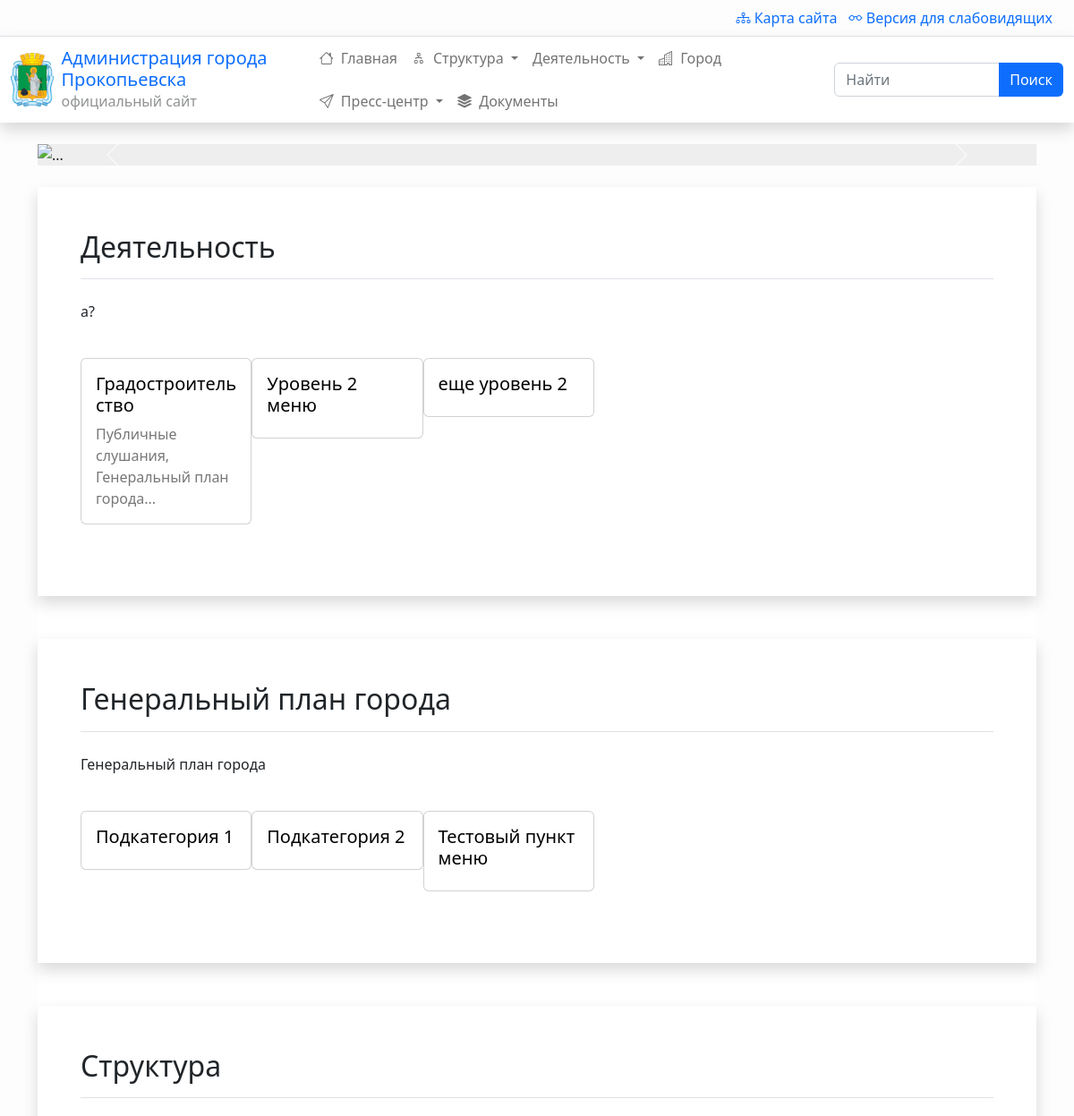
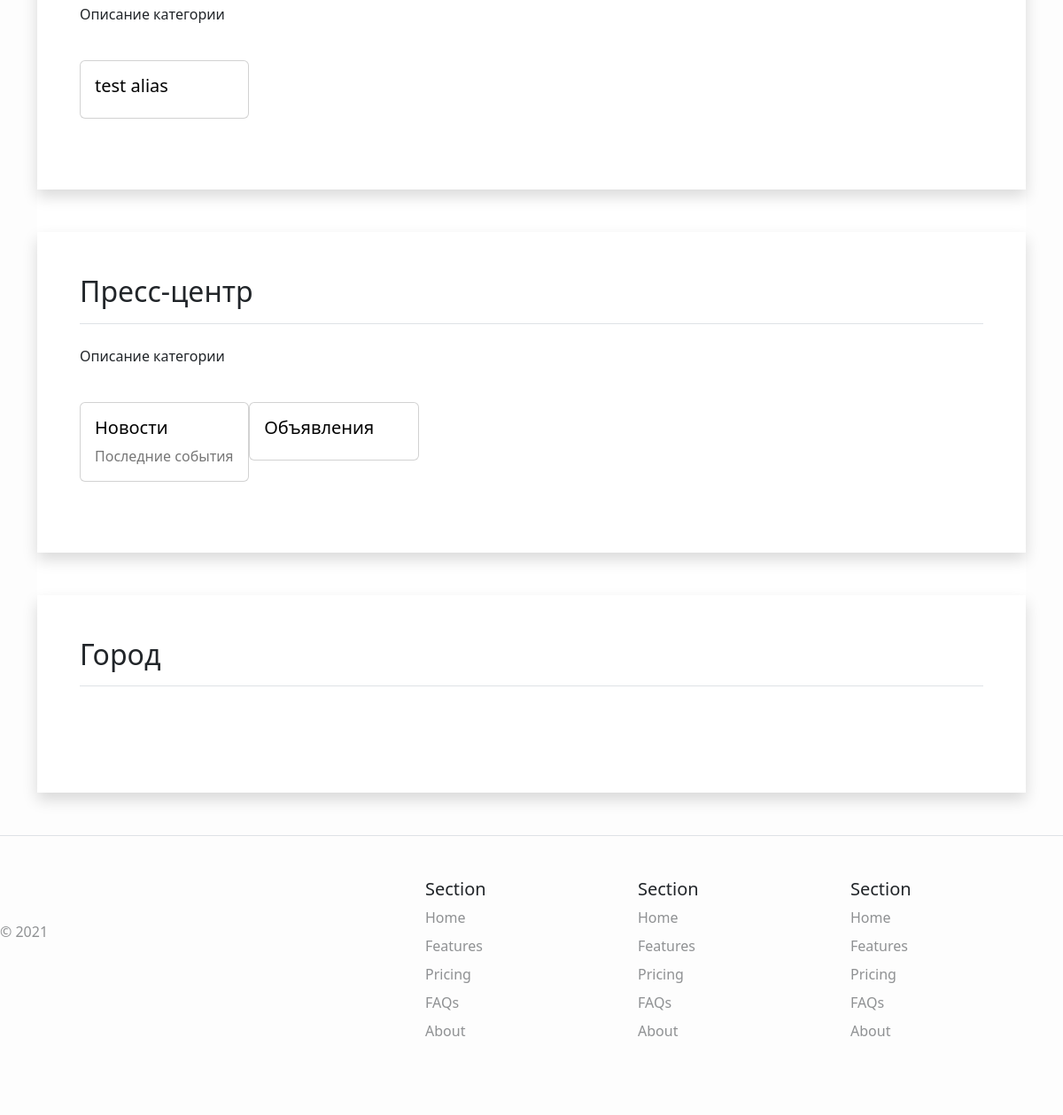
The page / on the database its author committed (2 pictures, top to bottom).
### menus/models.py (models this page shows, shortened)
class Menu(models.Model):
    title = models.CharField(max_length=100, verbose_name="Название")
    alias = models.SlugField(blank=True, unique=True,
                             max_length=100, help_text="Краткое название транслитом через тире (пример: 'kratkoe-nazvanie-translitom'). Чем короче тем лучше. Для автоматического заполнения - оставьте пустым.")
    parent = models.ForeignKey(
        'Menu', on_delete=models.CASCADE, blank=True, null=True, verbose_name="Родитель")
    order = models.PositiveSmallIntegerField(default=0, blank=True, null=True)
    list_order = models.PositiveSmallIntegerField(default=0, blank=True, null=True)
    level = models.PositiveSmallIntegerField(default=1, blank=True, null=True)
    url = models.CharField(max_length=1000, default='', blank=True, null=True)
    is_published = models.BooleanField(default=True, verbose_name="Опубликовано")
    is_fixed = models.BooleanField(default=False, verbose_name="Зафиксировать дочерние пункты меню?",
                                   help_text="Если отмечено - дочерние пункты меню не будут раскрываться, если не отмечено -  будут.")
    icon = models.CharField(max_length=32, default="", blank=True, verbose_name="Иконка", help_text="Необязательно. Названия брать <a href='https://icons.getbootstrap.com/' target='_blank'>отсюда.</a>")
    short_description = models.CharField(max_length=100, blank=True,
        verbose_name="Краткое описание", help_text="Краткое описание содержимого меню")
    description = RichTextUploadingField(verbose_name="Описание", blank=True)
    debug_info = models.TextField(default="", blank=True, null=True)
    def get_subitems(parent=None, maxlevel=None):
        if parent:
            if maxlevel:
                if parent.level >= maxlevel:
                    return None
            items = Menu.objects.filter(parent_id=parent.id, is_published=True)
        else:
            items = Menu.objects.filter(level=1, is_published=True)
        if len(items) == 0:
            return None
        result = []
        for item in items:
            result.append(
                {
                    'item': item,
                    'url': item.url,
                    'subitems': item.get_subitems(maxlevel=maxlevel)
                }
            )
        return result
    class Meta:
        ordering = ['list_order']
        verbose_name = "Меню"
        verbose_name_plural = "Меню"

### app/views.py (the view)
# urls.py: path('', views.main),
def main(request, *args, **kwargs):
    return render(request, 'app/base.html', {})

### menus/templatetags/render_menu.py (called while the page is built)
@register.inclusion_tag('menus/render_menu.html')
def render_menu(parent=None):
    context = {}
    page = Menu.objects.get(alias = parent)
    menus = Menu.objects.filter(parent_id = page.id)
    context['from_module'] = True
    context['page'] = page
    context['menus'] = menus
    return context

### menus/templatetags/render_menubar.py (called while the page is built)
@register.inclusion_tag('menus/menubar.html')
def render_menubar(maxlevel=2):
    context = {}
    context['menu_tree'] = Menu.get_subitems(parent=None, maxlevel=maxlevel)
    return context

### app/templates/app/base.html (shortened to what this page needs)
{% load static %}
{% load render_menu %}
{% load render_grid %}
<!doctype html>
<html lang="en">
<head>
  <link href="{% static 'app/css/bootstrap.min.css' %}" rel="stylesheet">
  <link href="{% static 'app/css/bootstrap.megamenu.css' %}" rel="stylesheet">
  <link href="{% static 'app/css/bootstrap-icons.css' %}" rel="stylesheet">
  <link href="{% static 'app/css/magnific-popup.css' %}" rel="stylesheet">
  <link href="{% static 'app/css/custom.css' %}" rel="stylesheet">
</head>
<body>
  {% include 'app/header.html' %}
  <div id="top">
    {% block top %}
    <div class="container py-4">
      <div id="carouselExampleControls" class="carousel slide " data-bs-ride="carousel">
        <div class="carousel-inner">
          <div class="carousel-item active">
            <img src="..." class="d-block w-100" alt="..." style="background-color:#eee">
          </div>
        </div>
        <button class="carousel-control-prev" type="button" data-bs-target="#carouselExampleControls"
          data-bs-slide="prev">
          <span class="carousel-control-prev-icon" aria-hidden="true"></span>
        </button>
        <button class="carousel-control-next" type="button" data-bs-target="#carouselExampleControls"
          data-bs-slide="next">
          <span class="carousel-control-next-icon" aria-hidden="true"></span>
        </button>
      </div>
    </div>
    {% endblock top %}
  </div>
  <div id="component">
    <div class="container">
      <div id="content" >
        {% block component %}
        {% render_menu 'activity' %}
        {% render_menu 'plan-goroda'%}
        {% render_menu 'structure' %}
        {% render_menu 'press' %}
        {% render_menu 'gorod' %}
        {% endblock component %}
      </div>
    </div>
  </div>
  {% include 'app/footer.html' %}
</body>
</html>

### menus/templates/menus/menubar.html (shortened to what this page needs)
{% if menu_tree|length > 0 %}
<ul class="navbar-nav d-flex flex-wrap mr-auto mb-2 mb-lg-0 ms-auto">
    {% for level_1 in menu_tree %}
    <li class="nav-item
        {% if level_1.subitems != None %}
            dropdown
        {% endif %}
    ">
        {% if level_1.subitems != None %}
        <a class="nav-link dropdown-toggle" data-bs-auto-close="outside" aria-expanded="false" href="{{level_1.url}}">
        {% else %}
        <a class="nav-link" aria-current="page" href="{{level_1.url}}">
        {% endif %}
            {% if level_1.item.icon %}
            <i class="bi bi-{{level_1.item.icon}}"></i>
            {% endif %}
            {{level_1.item.title }}
        </a>
    </li>
    {% endfor %}
</ul>
{% endif%}

### menus/templates/menus/menus.html (shortened to what this page needs)
  <div class="shadow p-5 mb-5">
    <h2 id="content-title" class="border-bottom mb-4 pb-3">{{ page.title }}</h2>
    <div class="row g-0 mb-3">
      <div class="col-md-9 me-3">
        {% if contents %}
        {% include 'content/page_content.html' %}
        {% else %}
        {% include 'menus/menu_blocks.html' %}
        {% endif %}
      </div>
    </div>
  </div>

### menus/templates/menus/menu_blocks.html
<div class="page-description">
  {{ page.description|safe }}
</div>
<div class="row row-cols-1 row-cols-md-4 g-4 my-3">
  {% for menu in menus %}
  <div class="col">
    <div class="card" class="hover-shadow">
      <a href="{{ menu.url}}">
        <div class="card-body">
          <h5 class="card-title">{{ menu.title }}</h5>
          <p class="card-text">{{ menu.short_description}}</p>
        </div>
      </a>
    </div>
  </div>
  {% endfor %}
</div>

### app/static/app/css/custom.css (style rules this page uses)
body { background: #fdfdfd; }
#content { background-color: #fff; }
img { border-color: #dfdfdf; }
#content .card a { text-decoration:none; color:#000; }
#content .card-text { color: #777; }
header .navbar-nav { line-height: 2rem; }
header .navbar-nav .nav-item a { white-space: nowrap; }
header .navbar-nav .nav-item a i { margin-right: 4px; }
.row { --bs-gutter-x: 0; }

### rows shown on the page
Menu: item "Главная"
Menu: item "Структура", title "Структура", description "Описание категории"
Menu: item "Деятельность", title "Деятельность", description "a?"
Menu: item "Город", title "Город"
Menu: item "Пресс-центр", title "Пресс-центр", description "Описание категории"
Menu: item "Документы"
Menu: title "Градостроительство", short_description "Публичные слушания, Генеральный план города..."
Menu: title "Уровень 2 меню"
Menu: title "еще уровень 2"
Menu: title "Генеральный план города", description "Генеральный план города"
Menu: title "Подкатегория 1"
Menu: title "Подкатегория 2"
Menu: title "Тестовый пункт меню"
Menu: title "test alias"
Menu: title "Новости", short_description "Последние события"
Menu: title "Объявления"
